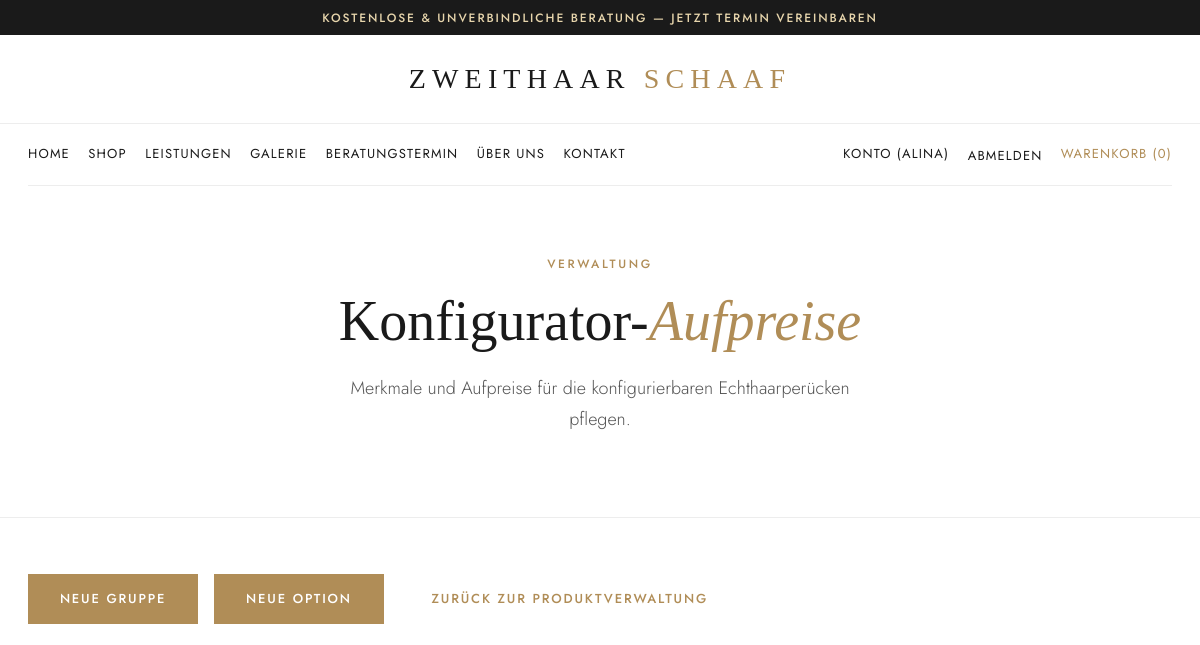
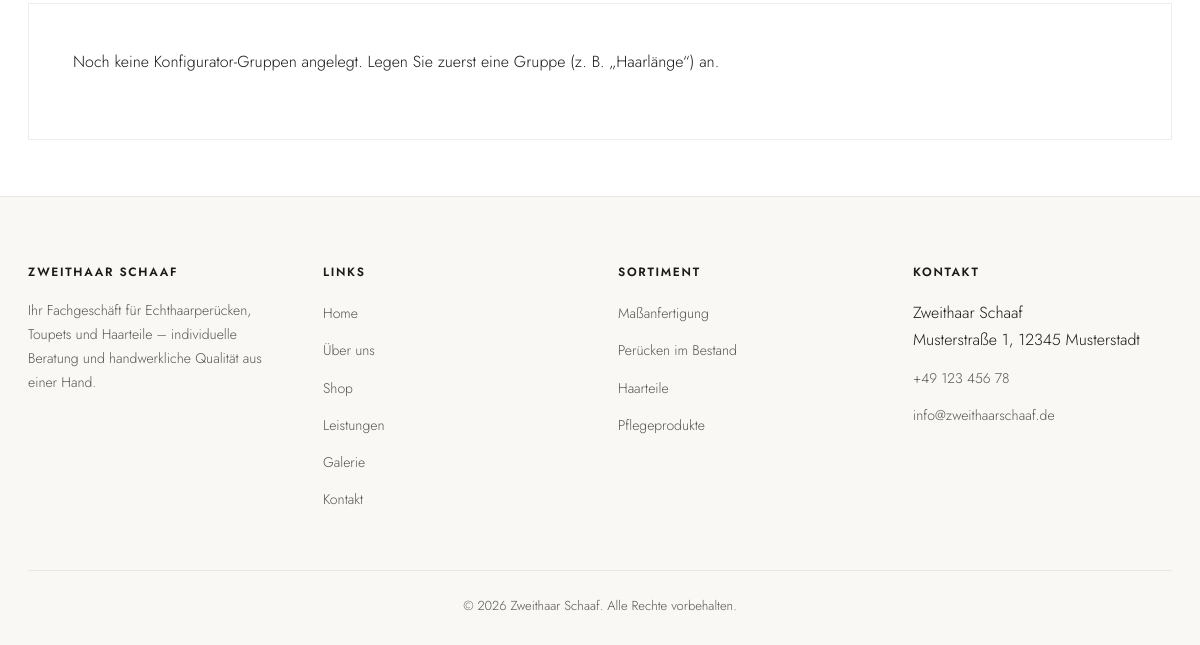
Page /konto/produkte/konfigurator/ (signed in) on the earlier database version (2 pictures, top to bottom).
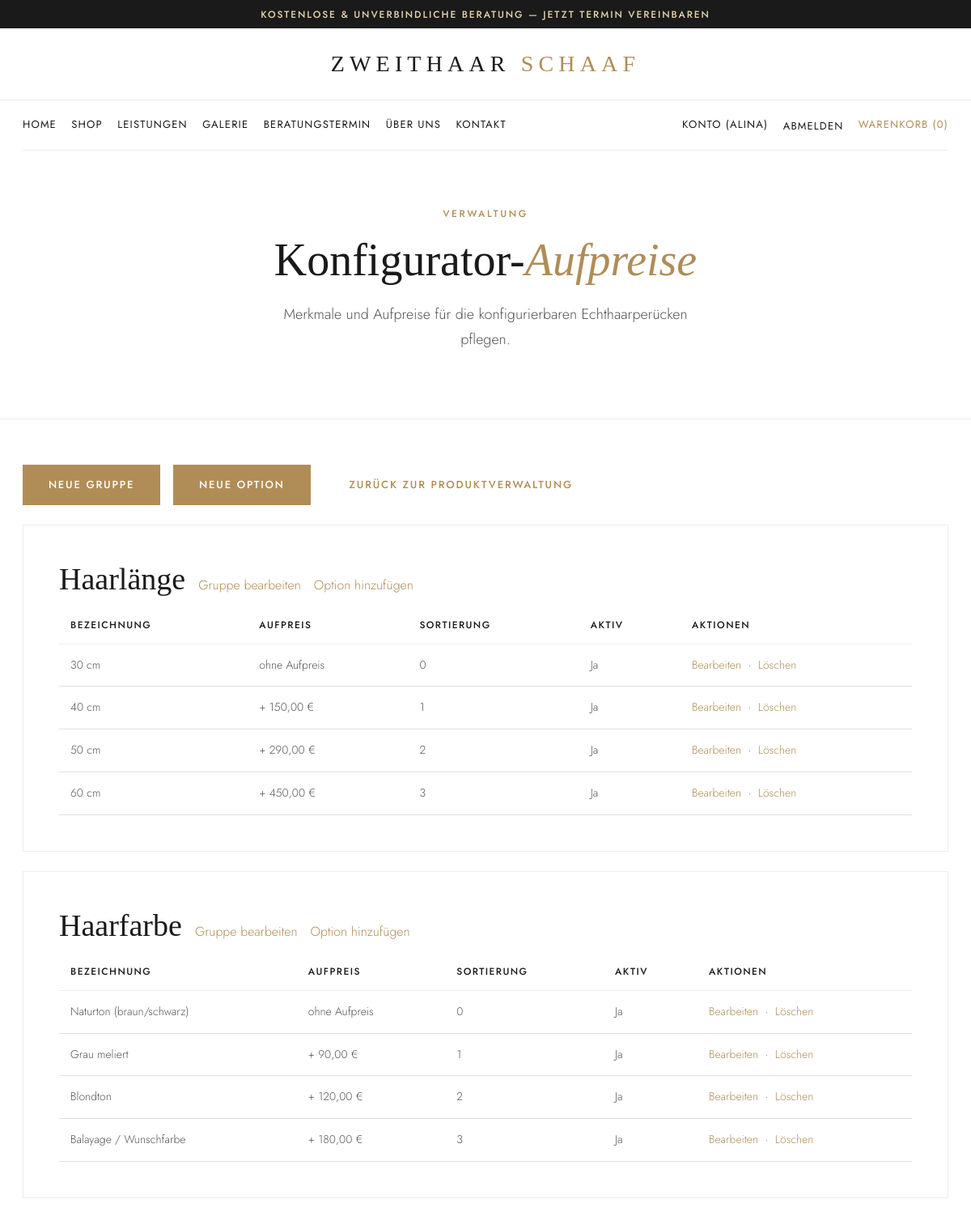
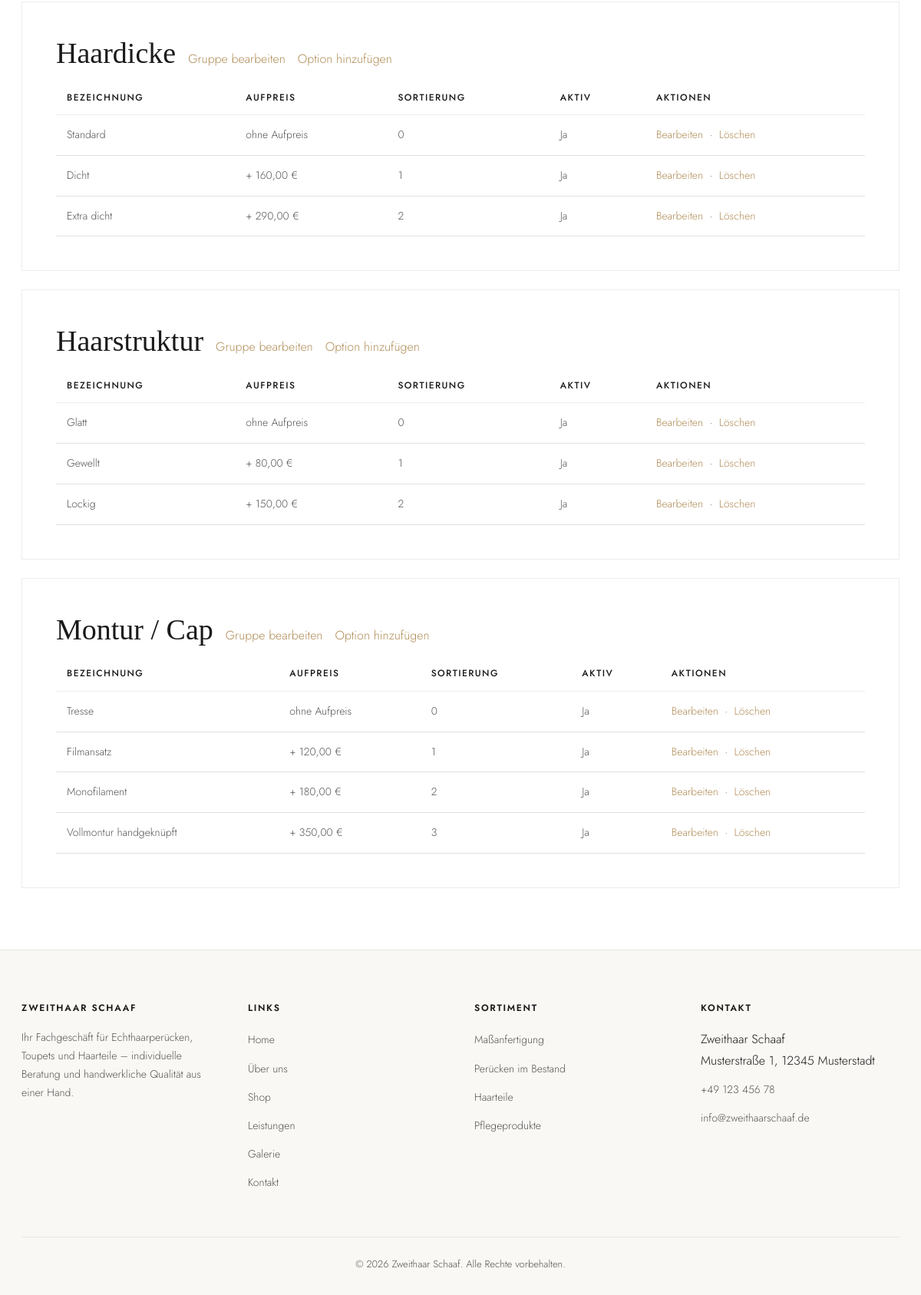
Same page on the later database version (2 pictures, top to bottom).
### accounts/models.py (models this page shows, shortened)
class User(AbstractUser):
    class Role(models.TextChoices):
        B2C = "B2C", "B2C-Kunde"
        B2B = "B2B", "B2B-Kunde"
        ALL_POWER = "ALL_POWER", "All Power"
        ADMIN = "ADMIN", "Administrator"
    username = None
    email = models.EmailField("E-Mail-Adresse", unique=True)
    role = models.CharField(
        "Rolle", max_length=10, choices=Role.choices, default=Role.B2C
    )
    company_name = models.CharField("Firmenname", max_length=120, blank=True)
    vat_id = models.CharField("USt-IdNr.", max_length=20, blank=True)
    phone = models.CharField("Telefon", max_length=40, blank=True)
    street = models.CharField("Straße und Hausnummer", max_length=120, blank=True)
    zip_code = models.CharField("PLZ", max_length=10, blank=True)
    city = models.CharField("Ort", max_length=80, blank=True)
    USERNAME_FIELD = "email"
    REQUIRED_FIELDS = []
    objects = UserManager()
    class Meta:
        verbose_name = "Benutzer"
        verbose_name_plural = "Benutzer"
    @property
    def can_view_users(self):
        return self.role in (self.Role.ALL_POWER, self.Role.ADMIN)

### shop/models.py (models this page shows, shortened)
class ConfiguratorGroup(models.Model):
    name = models.CharField("Name", max_length=60, unique=True)
    sort_order = models.PositiveSmallIntegerField("Sortierung", default=0)
    is_active = models.BooleanField("Aktiv", default=True)
    class Meta:
        verbose_name = "Konfigurator-Gruppe"
        verbose_name_plural = "Konfigurator-Gruppen"
        ordering = ["sort_order", "id"]

class ConfiguratorOption(models.Model):
    group = models.ForeignKey(
        ConfiguratorGroup, on_delete=models.CASCADE, related_name="options"
    )
    name = models.CharField("Bezeichnung", max_length=80)
    surcharge = models.DecimalField(
        "Aufpreis", max_digits=8, decimal_places=2, default=Decimal("0")
    )
    sort_order = models.PositiveSmallIntegerField("Sortierung", default=0)
    is_active = models.BooleanField("Aktiv", default=True)
    class Meta:
        verbose_name = "Konfigurator-Option"
        verbose_name_plural = "Konfigurator-Optionen"
        ordering = ["group", "sort_order", "id"]
        constraints = [
            models.UniqueConstraint(fields=["group", "name"], name="uniq_group_option")
        ]

### shop/manage_views.py (the view)
class KonfiguratorListeView(RoleRequiredMixin, ListView):
    allowed_roles = STAFF_ROLES
    template_name = "tasty/account/configurator_list.html"
    context_object_name = "gruppen"
    def get_queryset(self):
        return ConfiguratorGroup.objects.prefetch_related("options")

### accounts/views.py (called while the page is built)
    def test_func(self):
        return self.request.user.role in self.allowed_roles

### shop/context_processors.py (called while the page is built)
def cart(request):
    if request.user.is_authenticated:
        user_cart = Cart.objects.filter(user=request.user).first()
        return {"cart_item_count": user_cart.total_quantity if user_cart else 0}
    return {"cart_item_count": 0}

### shop/templatetags/shop_extras.py (called while the page is built)
@register.filter
def euro(value):
    value = Decimal(value or 0)
    formatted = f"{value:,.2f}"  # 1,190.00
    formatted = formatted.replace(",", "\x00").replace(".", ",").replace("\x00", ".")
    return f"{formatted} €"

### Website_template/tasty/account/configurator_list.html (shortened to what this page needs)
{% extends "tasty/_base.html" %}
{% load shop_extras %}
{% block body_class %}page-account{% endblock %}
{% block content %}
<section class="hero hero--plain">
  <div class="container">
    <span class="eyebrow">Verwaltung</span>
    <h1>Konfigurator-<em>Aufpreise</em></h1>
    <p>Merkmale und Aufpreise f&uuml;r die konfigurierbaren Echthaarper&uuml;cken pflegen.</p>
  </div>
</section>
<section class="section section--tight">
  <div class="container">
    <div style="margin-bottom: 24px; display: flex; gap: 16px; flex-wrap: wrap;">
      <a class="btn btn-gold" href="{% url 'shop_manage:group_create' %}">Neue Gruppe</a>
      <a class="btn btn-gold" href="{% url 'shop_manage:option_create' %}">Neue Option</a>
      <a class="btn" href="{% url 'shop_manage:product_list' %}">Zur&uuml;ck zur Produktverwaltung</a>
    </div>
    {% for gruppe in gruppen %}
      <div class="form-card" style="overflow-x: auto; margin-bottom: 24px;">
        <div style="display: flex; align-items: baseline; gap: 16px; flex-wrap: wrap; margin-bottom: 12px;">
          <h2 style="margin: 0;">{{ gruppe.name }}{% if not gruppe.is_active %} <span class="role-badge">inaktiv</span>{% endif %}</h2>
          <a href="{% url 'shop_manage:group_edit' gruppe.pk %}">Gruppe bearbeiten</a>
          <a href="{% url 'shop_manage:option_create' %}?gruppe={{ gruppe.pk }}">Option hinzuf&uuml;gen</a>
        </div>
        <table class="account-table">
          <thead>
            <tr>
              <th>Bezeichnung</th>
              <th>Aufpreis</th>
              <th>Sortierung</th>
              <th>Aktiv</th>
              <th>Aktionen</th>
            </tr>
          </thead>
          <tbody>
            {% for option in gruppe.options.all %}
              <tr{% if not option.is_active %} class="is-inactive"{% endif %}>
                <td>{{ option.name }}</td>
                <td>{% if option.surcharge %}+ {{ option.surcharge|euro }}{% else %}ohne Aufpreis{% endif %}</td>
                <td>{{ option.sort_order }}</td>
                <td>{% if option.is_active %}Ja{% else %}Nein{% endif %}</td>
                <td>
                  <a href="{% url 'shop_manage:option_edit' option.pk %}">Bearbeiten</a>
                  &nbsp;&middot;&nbsp;
                  <a href="{% url 'shop_manage:option_delete' option.pk %}">L&ouml;schen</a>
                </td>
              </tr>
            {% empty %}
              <tr><td colspan="5">Noch keine Optionen in dieser Gruppe.</td></tr>
            {% endfor %}
          </tbody>
        </table>
      </div>
    {% empty %}
      <div class="form-card">
        <p>Noch keine Konfigurator-Gruppen angelegt. Legen Sie zuerst eine Gruppe (z.&nbsp;B. &bdquo;Haarl&auml;nge&ldquo;) an.</p>
      </div>
    {% endfor %}
  </div>
</section>
{% endblock %}

### Website_template/tasty/_base.html (shortened to what this page needs)
{% load static %}<!DOCTYPE html>
<html lang="de">
<head>
  <link rel="stylesheet" href="{% static 'css/theme-2a.css' %}">
</head>
<body class="{% block body_class %}{% endblock %}" data-authenticated="{{ user.is_authenticated|yesno:'true,false' }}">
  <div id="page">
    {% include "tasty/_header.html" %}
    <main>
      {% block content %}{% endblock %}
    </main>
    {% include "tasty/_footer.html" %}
  </div>
</body>
</html>

### Website_template/tasty/_header.html (shortened to what this page needs)
{% load static %}
<header class="site-header fh5co-nav" role="banner">
  <div class="announce-bar">Kostenlose &amp; unverbindliche Beratung &mdash; jetzt Termin vereinbaren</div>
  <div class="site-brand">
    <a href="{% url 'home' %}">Zweithaar<span> Schaaf</span></a>
  </div>
  <div class="nav-container">
    <nav class="site-nav" role="navigation">
      <div class="site-nav__links menu-1 menu-wrap">
        <ul>
          <li{% if active == "home" %} class="is-active"{% endif %}><a href="{% url 'home' %}">Home</a></li>
          <li{% if active == "wigs" %} class="is-active"{% endif %}><a href="{% url 'wigs' %}">Shop</a></li>
          <li class="has-dropdown{% if active == "services" %} is-active{% endif %}">
            <a href="{% url 'services' %}">Leistungen</a>
          </li>
          <li class="has-dropdown{% if active == "gallery" %} is-active{% endif %}">
            <a href="{% url 'gallery' %}">Galerie</a>
          </li>
          <li{% if active == "reservation" %} class="is-active"{% endif %}><a href="{% url 'reservation' %}">Beratungstermin</a></li>
          <li{% if active == "about" %} class="is-active"{% endif %}><a href="{% url 'about' %}">&Uuml;ber uns</a></li>
          <li{% if active == "contact" %} class="is-active"{% endif %}><a href="{% url 'contact' %}">Kontakt</a></li>
        </ul>
      </div>
      <div class="site-nav__actions">
        {% if user.is_authenticated %}
          <a class="nav-action" href="{% url 'accounts:profile' %}" title="Mein Konto">Konto{% if user.first_name %} ({{ user.first_name }}){% endif %}</a>
          <form class="nav-action-form" method="post" action="{% url 'accounts:logout' %}">
            <button type="submit" class="nav-action" title="Abmelden">Abmelden</button>
          </form>
        {% else %}
          <a class="nav-action" href="{% url 'accounts:login' %}" title="Anmelden">Konto</a>
        {% endif %}
        <a class="nav-action nav-action--gold" href="{% url 'shop:cart' %}" title="Warenkorb" aria-label="Warenkorb">Warenkorb (<span id="cart-count" data-cart-count>{{ cart_item_count }}</span>)</a>
      </div>
    </nav>
  </div>
</header>

### Website_template/tasty/_footer.html (shortened to what this page needs)
{% load static %}
<footer class="site-footer" role="contentinfo">
  <div class="container">
    <div class="grid grid-4">
      <div class="footer-widget">
        <h4>Zweithaar Schaaf</h4>
        <p>Ihr Fachgesch&auml;ft f&uuml;r Echthaarper&uuml;cken, Toupets und Haarteile &ndash; individuelle Beratung und handwerkliche Qualit&auml;t aus einer Hand.</p>
      </div>
      <div class="footer-widget">
        <h4>Links</h4>
        <ul class="footer-links">
          <li><a href="{% url 'home' %}">Home</a></li>
          <li><a href="{% url 'about' %}">&Uuml;ber uns</a></li>
          <li><a href="{% url 'wigs' %}">Shop</a></li>
          <li><a href="{% url 'services' %}">Leistungen</a></li>
          <li><a href="{% url 'gallery' %}">Galerie</a></li>
          <li><a href="{% url 'contact' %}">Kontakt</a></li>
        </ul>
      </div>
      <div class="footer-widget">
        <h4>Sortiment</h4>
        <ul class="footer-links">
          <li><a href="{% url 'wigs' %}">Ma&szlig;anfertigung</a></li>
          <li><a href="{% url 'wigs' %}">Per&uuml;cken im Bestand</a></li>
          <li><a href="{% url 'wigs' %}">Haarteile</a></li>
          <li><a href="{% url 'wigs' %}">Pflegeprodukte</a></li>
        </ul>
      </div>
      <div class="footer-widget">
        <h4>Kontakt</h4>
        <ul class="footer-links">
          <li>Zweithaar Schaaf<br>Musterstra&szlig;e 1, 12345 Musterstadt</li>
          <li><a href="tel://+4912345678">+49 123 456 78</a></li>
          <li><a href="mailto:info@zweithaarschaaf.de">info@zweithaarschaaf.de</a></li>
        </ul>
      </div>
    </div>
    <div class="copyright">
      &copy; 2026 Zweithaar Schaaf. Alle Rechte vorbehalten.
    </div>
  </div>
</footer>

Differences in the rows shown:
added ConfiguratorGroup: name "Haarlänge"
added ConfiguratorOption: name "30 cm", surcharge "ohne Aufpreis", sort_order "0", is_active "Ja", shown under "Haarlänge"
added ConfiguratorOption: name "40 cm", surcharge|euro "150,00 €", sort_order "1", is_active "Ja", shown under "Haarlänge"
added ConfiguratorOption: name "50 cm", surcharge|euro "290,00 €", sort_order "2", is_active "Ja", shown under "Haarlänge"
added ConfiguratorOption: name "60 cm", surcharge|euro "450,00 €", sort_order "3", is_active "Ja", shown under "Haarlänge"
added ConfiguratorGroup: name "Haarfarbe"
added ConfiguratorOption: name "Naturton (braun/schwarz)", surcharge "ohne Aufpreis", sort_order "0", is_active "Ja", shown under "Haarfarbe"
added ConfiguratorOption: name "Grau meliert", surcharge|euro "90,00 €", sort_order "1", is_active "Ja", shown under "Haarfarbe"
added ConfiguratorOption: name "Blondton", surcharge|euro "120,00 €", sort_order "2", is_active "Ja", shown under "Haarfarbe"
added ConfiguratorOption: name "Balayage / Wunschfarbe", surcharge|euro "180,00 €", sort_order "3", is_active "Ja", shown under "Haarfarbe"
added ConfiguratorGroup: name "Haardicke"
added ConfiguratorOption: name "Standard", surcharge "ohne Aufpreis", sort_order "0", is_active "Ja", shown under "Haardicke"
added ConfiguratorOption: name "Dicht", surcharge|euro "160,00 €", sort_order "1", is_active "Ja", shown under "Haardicke"
added ConfiguratorOption: name "Extra dicht", surcharge|euro "290,00 €", sort_order "2", is_active "Ja", shown under "Haardicke"
added ConfiguratorGroup: name "Haarstruktur"
added ConfiguratorOption: name "Glatt", surcharge "ohne Aufpreis", sort_order "0", is_active "Ja", shown under "Haarstruktur"
added ConfiguratorOption: name "Gewellt", surcharge|euro "80,00 €", sort_order "1", is_active "Ja", shown under "Haarstruktur"
added ConfiguratorOption: name "Lockig", surcharge|euro "150,00 €", sort_order "2", is_active "Ja", shown under "Haarstruktur"
added ConfiguratorGroup: name "Montur / Cap"
added ConfiguratorOption: name "Tresse", surcharge "ohne Aufpreis", sort_order "0", is_active "Ja", shown under "Montur / Cap"
added ConfiguratorOption: name "Filmansatz", surcharge|euro "120,00 €", sort_order "1", is_active "Ja", shown under "Montur / Cap"
added ConfiguratorOption: name "Monofilament", surcharge|euro "180,00 €", sort_order "2", is_active "Ja", shown under "Montur / Cap"
added ConfiguratorOption: name "Vollmontur handgeknüpft", surcharge|euro "350,00 €", sort_order "3", is_active "Ja", shown under "Montur / Cap"
Other differences:
text no longer shown: "Noch keine Konfigurator-Gruppen angelegt. Legen Sie zuerst eine Gruppe (z. B. „Haarlänge“) an."
